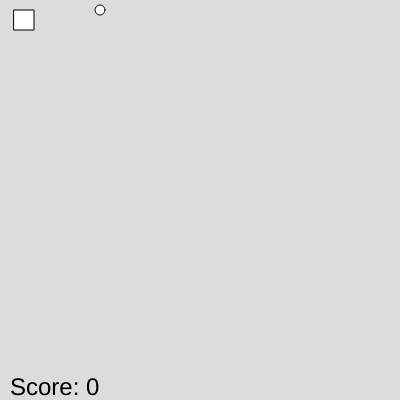
Frame 1 (no input)
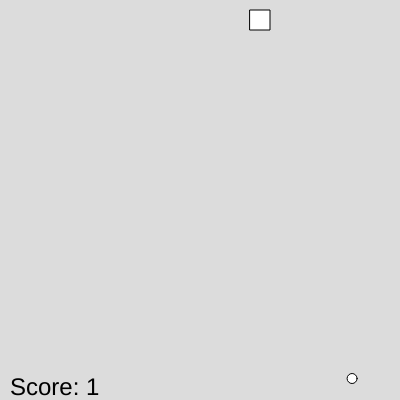
Frame 60 (no input)
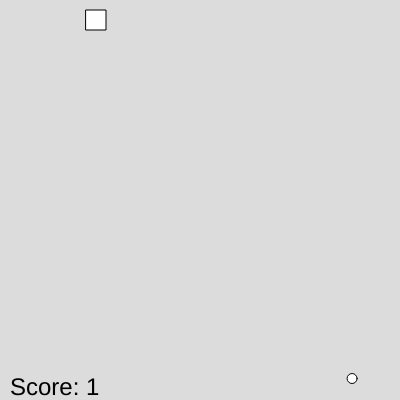
Frame 120 (the mouse pressed at the canvas centre since frame 60)

The p5.js sketch that drew these frames (run headless with seeded random() and noise() and a simulated clock; from frame 60 on, the mouse is pressed at the canvas centre):

// p5.js sketch
// ── sketch.js
function setup() {
  createCanvas(400, 400);
  rectMode(CENTER);
}

let snakeX = 20;
let snakeY = 20;
let snakeWidth = 20;
let snakeHeight = 20;

let speed = 4;
let snakeDirX = 1;
let snakeDirY = 0;

let foodX = 100;
let foodY = 10;
let foodDiameter = 10;

let score = 0;

function draw() {
  background(220);

  snakeX = snakeX + snakeDirX * speed;
  snakeY = snakeY + snakeDirY * speed;

  rect(snakeX, snakeY, snakeWidth, snakeHeight);

  circle(foodX, foodY, foodDiameter);

  const distance = Math.sqrt(
    Math.pow(snakeX - foodX, 2) + Math.pow(snakeY - foodY, 2)
  );

  const eatingDistance = (foodDiameter + snakeWidth) / 2;

  if (distance < eatingDistance) {
    score++;
    foodX = Math.random(0, 1) * (400 - foodDiameter);
    foodY = Math.random(0, 1) * (400 - foodDiameter);
  }

  textSize(24);
  text(`Score: ${score}`, 10, 395);

  if (snakeX > 400) {
    snakeX = 0;
  }
  if (snakeX < 0) {
    snakeX = 400;
  }
  if (snakeY > 400) {
    snakeY = 0;
  }
  if (snakeY < 0) {
    snakeY = 400;
  }
}

function keyPressed() {
  if (key === "ArrowUp") {
    snakeDirY = -1;
    snakeDirX = 0;
  } else if (key === "ArrowDown") {
    snakeDirY = 1;
    snakeDirX = 0;
  } else if (key === "ArrowLeft") {
    snakeDirX = -1;
    snakeDirY = 0;
  } else if (key === "ArrowRight") {
    snakeDirX = 1;
    snakeDirY = 0;
  }
}
